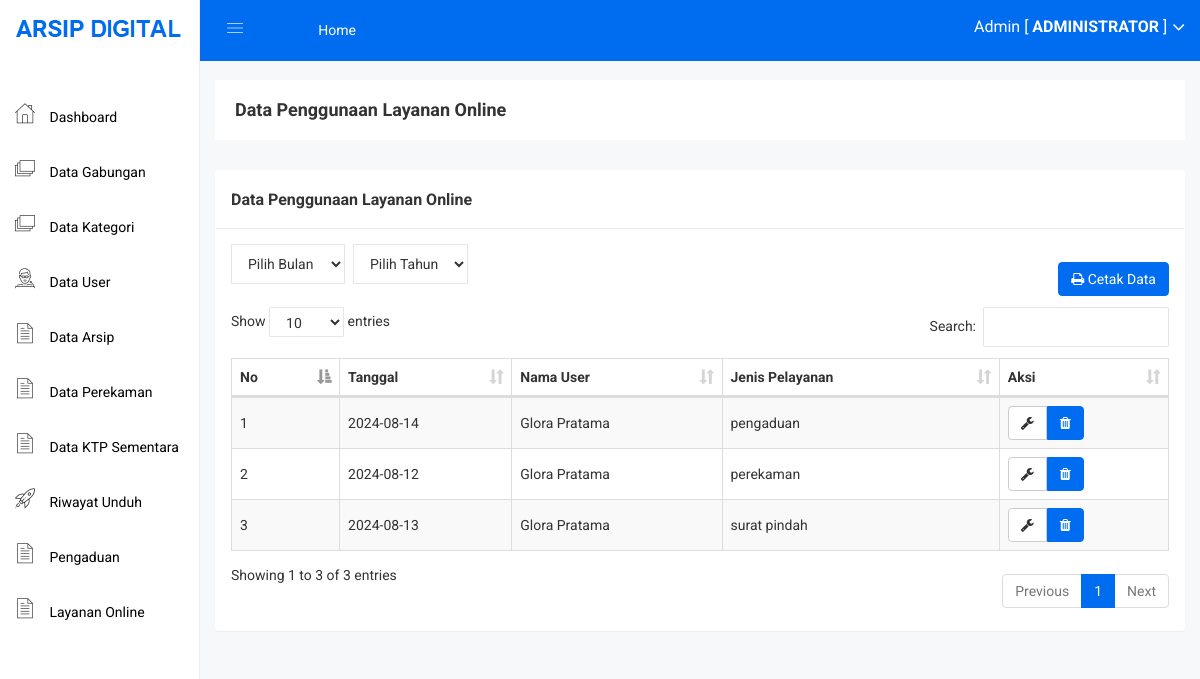
Screenshot of /admin/layanan_online.php (signed in) with the database file from the repository.
### tables this page shows
CREATE TABLE IF NOT EXISTS `layanan_online` (
  `id_layanan` int NOT NULL AUTO_INCREMENT,
  `tanggal` date NOT NULL,
  `nama_user` varchar(255) NOT NULL,
  `jenis_pelayanan` varchar(255) NOT NULL,
  PRIMARY KEY (`id_layanan`)
);

### admin/layanan_online.php (the view, shortened to what this page needs)
<?php include 'header.php'; ?>
<br>
<br>
<div class="breadcome-area">
    <div class="container-fluid">
        <div class="row">
            <div class="col-lg-12 col-md-12 col-sm-12 col-xs-12">
                <div class="breadcome-list">
                    <div class="row">
                        <div class="col-lg-6 col-md-6 col-sm-6 col-xs-12">
                            <div class="breadcome-heading">
                                <h4 style="margin-bottom: 0px">Data Penggunaan Layanan Online</h4>
                            </div>
                        </div>
                    </div>
                </div>
            </div>
        </div>
    </div>
</div>
<div class="container-fluid">
    <div class="panel panel">
        <div class="panel-heading">
            <h3 class="panel-title">Data Penggunaan Layanan Online</h3>
        </div>
        <div class="panel-body">
            <div class="d-flex align-items-center justify-content-between mb-2">
                <div class="d-flex">
                    <div class="form-group">
                        <?= renderMonthSelect('bulan'); ?>
                    </div>
                    <div class="form-group mx-2">
                        <?= renderYearSelect('tahun', 2020, 2025); ?>
                    </div>
                </div>
                <div>
                    <a href="layanan_online_cetak.php?<?= getUrlParams() ?>" class="btn btn-primary"><i class="fa fa-print"></i> Cetak Data</a>
                </div>
            </div>
            <table id="table" class="table table-bordered table-striped table-hover table-datatable">
                <thead>
                    <tr>
                        <th>No</th>
                        <th>Tanggal</th>
                        <th>Nama User</th>
                        <th>Jenis Pelayanan</th>
                        <th>Aksi</th>
                    </tr>
                </thead>
                <tbody>
                    <?php
                    $no = 1;
                    $bulan = isset($_GET['bulan']) ? $_GET['bulan'] : date('m');
                    $tahun = isset($_GET['tahun']) ? $_GET['tahun'] : date('Y');
                    $data = mysqli_query($koneksi, "SELECT * FROM layanan_online WHERE MONTH(tanggal)='$bulan' AND YEAR(tanggal)='$tahun'");
                    while ($d = mysqli_fetch_array($data)) {
                    ?>
                        <tr>
                            <td><?= $no++; ?></td>
                            <td><?= $d['tanggal']; ?></td>
                            <td><?= $d['nama_user']; ?></td>
                            <td><?= $d['jenis_pelayanan']; ?></td>
                            <td>
                                <div class="btn-group">
                                    <a href="layanan_online_edit.php?id=<?= $d['id_layanan']; ?>" class="btn btn-default"><i class="fa fa-wrench"></i></a>
                                    <button type="button" class="btn btn-primary" data-toggle="modal" data-target="#deleteModal_<?= $d['id_layanan']; ?>">
                                        <i class="fa fa-trash"></i>
                                    </button>
                                </div>
                            </td>
                        </tr>
                    <?php
                    }
                    ?>
                </tbody>
            </table>
        </div>
    </div>
</div>
<?php include 'footer.php'; ?>

### assets/css/main.css (style rules this page uses)
html { color: #222; font-size: 1em; line-height: 1.4; }

### assets/css/style.css (style rules this page uses)
table .btn { margin: 0px !important; }
.btn-primary { background: #006df0; color: white !important; border: 1px solid #006df0; }
.panel-heading { padding: 20px 15px; border-bottom: 1px solid #ececec; }
td { vertical-align: middle !important; }
.mr-2, .mx-2 { margin-right: 0.5rem !important; }
.mb-2, .my-2 { margin-bottom: 0.5rem !important; }
.ml-2, .mx-2 { margin-left: 0.5rem !important; }
.d-flex { display: flex !important; }
.justify-content-between { justify-content: space-between !important; }
.align-items-center { align-items: center !important; }

### assets/js/DataTables/datatables.css (style rules this page uses)
table.dataTable { clear: both; margin-top: 6px !important; margin-bottom: 6px !important; max-width: none !important; border-collapse: separate !important; }
table.dataTable td, table.dataTable th { -webkit-box-sizing: content-box; box-sizing: content-box; }
table.dataTable thead > tr > th.sorting_asc, table.dataTable thead > tr > th.sorting_desc, table.dataTable thead > tr > th.sorting, table.dataTable thead > tr > td.sorting_asc, table.dataTable thead > tr > td.sorting_desc, table.dataTable thead > tr > td.sorting { padding-right: 30px; }
table.dataTable thead .sorting, table.dataTable thead .sorting_asc, table.dataTable thead .sorting_desc, table.dataTable thead .sorting_asc_disabled, table.dataTable thead .sorting_desc_disabled { cursor: pointer; position: relative; }
table.dataTable thead .sorting:after, table.dataTable thead .sorting_asc:after, table.dataTable thead .sorting_desc:after, table.dataTable thead .sorting_asc_disabled:after, table.dataTable thead .sorting_desc_disabled:after { position: absolute; bottom: 8px; right: 8px; display: block; font-family: 'Glyphicons Halflings'; opacity: 0.5; }
table.dataTable thead .sorting:after { opacity: 0.2; content: "\e150"; }
table.dataTable thead .sorting_asc:after { content: "\e155"; }
table.table-bordered.dataTable th, table.table-bordered.dataTable td { border-left-width: 0; }
table.table-bordered.dataTable th:last-child, table.table-bordered.dataTable th:last-child, table.table-bordered.dataTable td:last-child, table.table-bordered.dataTable td:last-child { border-right-width: 0; }
table.table-bordered.dataTable tbody th, table.table-bordered.dataTable tbody td { border-bottom-width: 0; }

### rows the page displays
layanan_online: tanggal "2024-08-14", nama_user "Glora Pratama", jenis_pelayanan "pengaduan"
layanan_online: tanggal "2024-08-12", nama_user "Glora Pratama", jenis_pelayanan "perekaman"
layanan_online: tanggal "2024-08-13", nama_user "Glora Pratama", jenis_pelayanan "surat pindah"

### other values shown
$_SESSION['nama'] "Admin"
